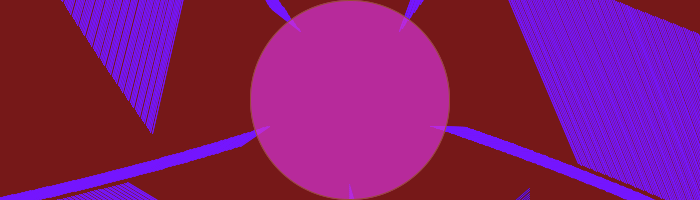
Frame 1 (no input)
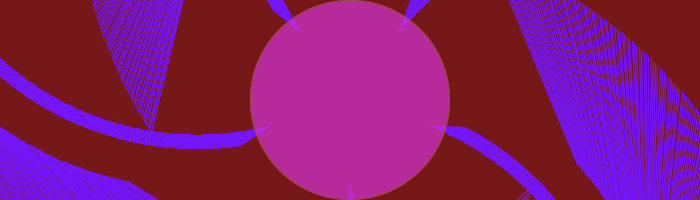
Frame 60 (the mouse pressed at the canvas centre just before this capture)
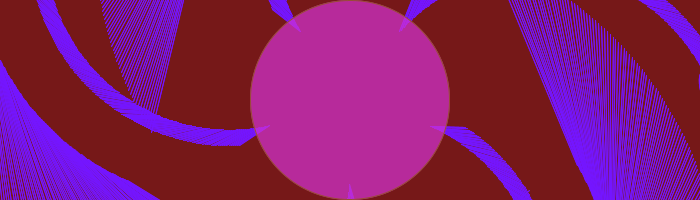
Frame 120 (the mouse held since frame 60 and released just before this capture)

The Processing sketch that drew these frames (run headless with seeded random() and noise(); from frame 60 on, the mouse is pressed at the canvas centre):

// Processing sketch: processing_22302
// ── processing_22302.pde

  float inc = 3;  

float dim = 200;   

boolean isBackGround = true;  

boolean isFade = false;  

int LONGITUD = 200;  

int NUM_TALLOS = 10;  

void setup() {  

  size(700,200);  

   

  smooth();  

}  

void draw() {  

   

  if ( isBackGround  == true){   

    background(118,24,24);  

  }   

  if (isFade) hazFade();  

  inc += 0.1;  

  float angle = sin(inc) /60.0 ;  

  translate(width/2,height/2);   

  for (int i = 0; i < NUM_TALLOS; i++) {   

    tail(0,dim/3, LONGITUD, angle);   

    rotate(PI*8/NUM_TALLOS);  

  }  

  fill(209,49,209,180);  

  stroke(152,76,52,500);  

  ellipse(0,0,dim,dim);  

}  

void tail(float x,float y, int units, float angle) {  

  pushMatrix();  

  translate(x, y);  

     

  for (int i =0 ; i < units; i++) {  

    rotate(angle);  

    translate(0,2);  

    line(10, 168, 180, 20);  

    line(0,16,10,50);  

       

       

  }  

  fill(227,18,168,500);  

  stroke(116,21,400,300);  

  strokeWeight(1);  

  ellipse(0,0,20,50);  

  popMatrix();  

}  

   

void hazFade(){  

  isBackGround = false;  

  fill(255,255,100);  

  noStroke();  

  rect(0,0,width,height);  

}  

   

void keyPressed() {  

  switch(key) {  

  case '+':   

    println("has pulsado la tecla +");  

    break;  

  case '-':   

    println("has pulsado la tecla -");  

    break;  

   

  case 'F':   

  case 'f':  

    isFade = !isFade;  

    break;  

  case 's':   

  case 'S':   

    println("salvamos IMAGEN");  

    save("out/filename-"+frameCount+".png");  

    break;  

   

  case 'b':   

  case 'B':   

    isBackGround =! isBackGround;  

   

    break;  

  }  

} 
 
